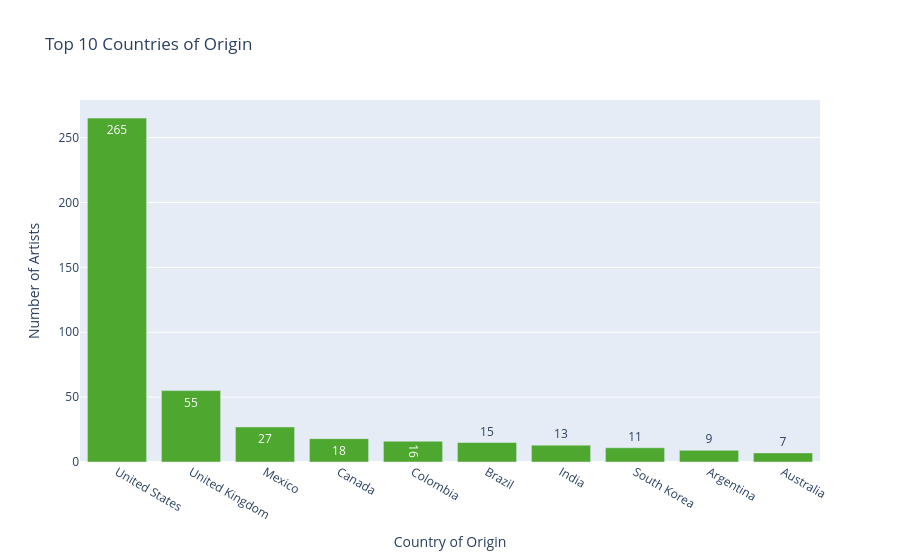

Source (notebook cell):
### Code cell
fig = px.bar(country_counts.head(10), text_auto=True, title='Top 10 Countries of Origin',
             color_discrete_sequence=['#4EA72E'])
fig.update_layout(showlegend=False, xaxis_title='Country of Origin', yaxis_title='Number of Artists')
fig.show()

### Figure 1 — Plotly figure (JSON) as saved in the notebook; plotly's stock layout.template omitted (floating-point values rounded to 4 significant figures)
{"data": [{"hovertemplate": "variable=count<br>Country of Origin=%{x}<br>value=%{y}<extra></extra>", "legendgroup": "count", "marker": {"color": "#4EA72E", "pattern": {"shape": ""}}, "name": "count", "orientation": "v", "showlegend": true, "textposition": "auto", "texttemplate": "%{y}", "type": "bar", "x": ["United States", "United Kingdom", "Mexico", "Canada", "Colombia", "Brazil", "India", "South Korea", "Argentina", "Australia"], "xaxis": "x", "y": [265, 55, 27, 18, 16, 15, 13, 11, 9, 7], "yaxis": "y"}], "layout": {"barmode": "relative", "legend": {"title": {"text": "variable"}, "tracegroupgap": 0}, "showlegend": false, "title": {"text": "Top 10 Countries of Origin"}, "xaxis": {"anchor": "y", "domain": [0, 1], "title": {"text": "Country of Origin"}}, "yaxis": {"anchor": "x", "domain": [0, 1], "title": {"text": "Number of Artists"}}}}
